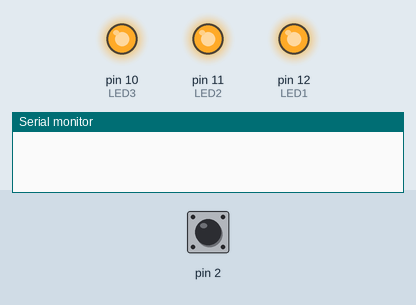
Recording of a sketch running on a simulated Arduino Uno, built with avr-gcc and run on an emulated ATmega328P. On the bench: output pins drawn as LEDs (lit = HIGH), the last lines printed to the serial monitor. Dashed ring = blinking. The inputs (shaded band) are chosen by the test bench; at power-on: pin 2 HIGH. Random numbers use the default seed unless the sketch sets one.

Above: at 1.2 s.
1.3 s: pin 2 pulled LOW for 0.15 s
At 2.3 s:
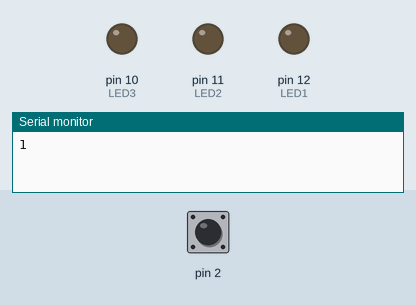
2.9 s: pin 2 pulled LOW for 1 s
At 4.05 s:
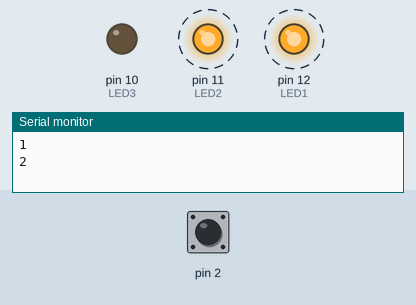
At 4.85 s:
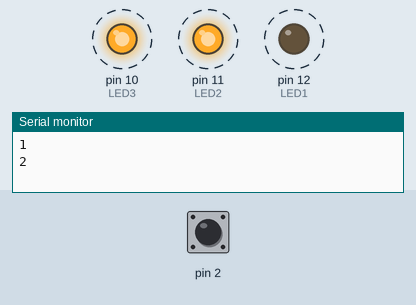
5.9 s: pin 2 pulled LOW for 0.15 s
Timing chart, 0 to 15.0 s (numbered marks = the images above; inputs shaded):
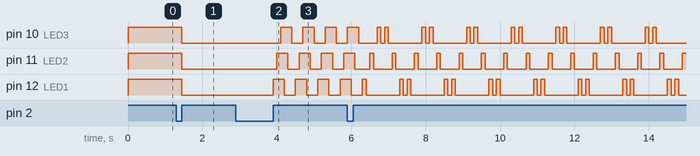

The sketch:

miniProject1Part1.ino
```cpp
/*
  Project 1 Code

  Part 1 of Mini-Project 1: Build Your Own Bike Light
  Turns three LEDs on/off in different patterns depending on the mode, which can be altered using the switch
*/

// define each of the pins we are using for the LEDs
int  LED1 = 12;
int LED2 = 11;
int LED3 = 10;
int mode = 0;

unsigned long myTime;

void setup()
{
  // initialize digital pins as an outputs.
  pinMode(LED1, OUTPUT);
  pinMode(LED2, OUTPUT);
  pinMode(LED3, OUTPUT);

  // initialize digital pin as an input that is held high
  pinMode(2, INPUT_PULLUP);

  // initialize the start time
  myTime = millis();

  Serial.begin(9600);

  // enables interrupts to allow us to increment the mode whenever switch is pressed
  attachInterrupt(digitalPinToInterrupt(2), update_mode, RISING);
}

void loop() {
  // LED behavior based on mode
  switch(mode) {
    case 0: // all on
      digitalWrite(LED1, HIGH);
      digitalWrite(LED2, HIGH);
      digitalWrite(LED3, HIGH);
      break;
    case 1: // all off
      digitalWrite(LED1, LOW);
      digitalWrite(LED2, LOW);
      digitalWrite(LED3, LOW);
      break;
    case 2: // sequential on
      digitalWrite(LED1, HIGH);
      delay(100);
      digitalWrite(LED2, HIGH);
      delay(100);
      digitalWrite(LED3, HIGH);
      delay(100);
      digitalWrite(LED1, LOW);
      delay(100);
      digitalWrite(LED2, LOW);
      delay(100);
      digitalWrite(LED3, LOW);
      delay(100);
      break;
    case 3: // bounce
      digitalWrite(LED1, HIGH);
      delay(100);
      digitalWrite(LED1, LOW);
      delay(100);
      digitalWrite(LED2, HIGH);
      delay(100);
      digitalWrite(LED2, LOW);
      delay(100);
      digitalWrite(LED3, HIGH);
      delay(100);
      digitalWrite(LED3, LOW);
      delay(100);
      digitalWrite(LED3, HIGH);
      delay(100);
      digitalWrite(LED3, LOW);
      delay(100);
      digitalWrite(LED2, HIGH);
      delay(100);
      digitalWrite(LED2, LOW);
      delay(100);
      digitalWrite(LED1, HIGH);
      delay(100);
      digitalWrite(LED1, LOW);
      delay(100);
      break;
    case 4: //random on
      int randint = floor(random(10,13));
      digitalWrite(randint, HIGH);
      delay(100);
      digitalWrite(randint, LOW);
      delay(100);
      break;
  }
}

void update_mode() {
  // Increment mode based on switch
  unsigned long diff = millis()- myTime;
  if (diff > 1000) {
    mode+=1;
    mode = mode % 5;
    Serial.println(mode);
    myTime = millis();
  }

}
```

Measured:
- after the input at 1.3 s, pin 10 (LED3), pin 11 (LED2), pin 12 (LED1): HIGH → LOW after 0.15 s
- after the input at 2.9 s, pin 10 (LED3): alternates HIGH for 0.30 s and LOW for 0.30 s, starting after 1.2 s; pin 11 (LED2): alternates HIGH for 0.30 s and LOW for 0.30 s, starting after 1.1 s; pin 12 (LED1): alternates HIGH for 0.30 s and LOW for 0.30 s, starting after 1.0 s
